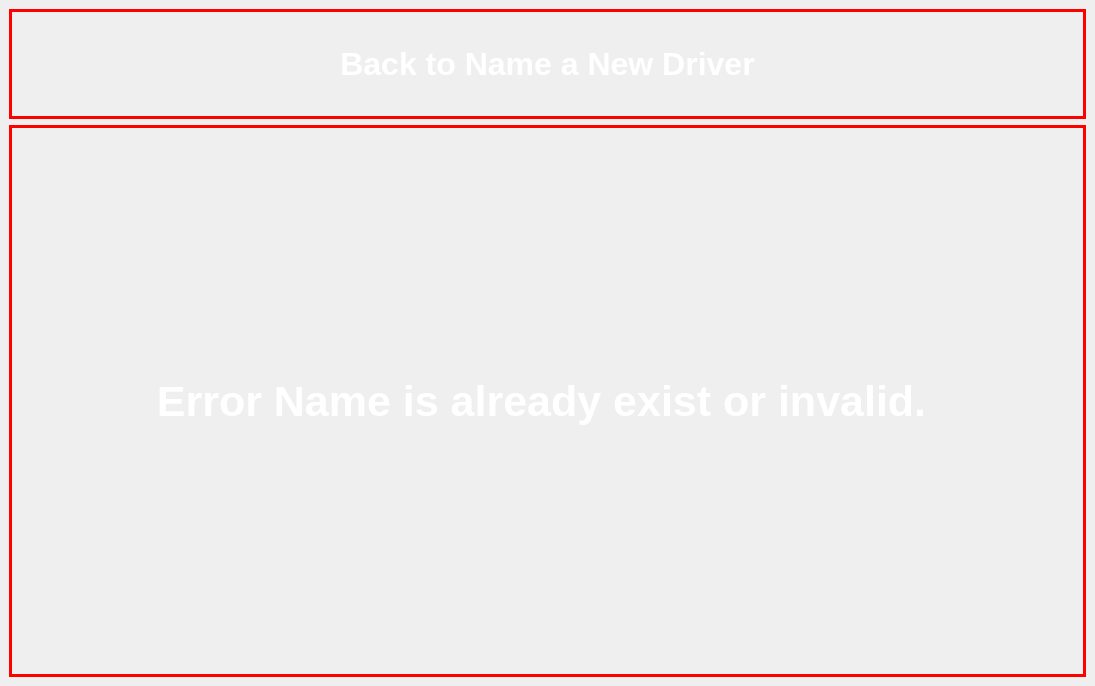
<?xml version="1.0" encoding="UTF-8"?>
<ui version="4.0">
 <class>error</class>
 <widget class="QMainWindow" name="error">
  <property name="geometry">
   <rect>
    <x>0</x>
    <y>0</y>
    <width>1095</width>
    <height>686</height>
   </rect>
  </property>
  <property name="windowTitle">
   <string>error</string>
  </property>
  <property name="styleSheet">
   <string notr="true">background-image: url('/home/phong/Desktop/antitheft/GUI/3/a.jpg');
</string>
  </property>
  <widget class="QWidget" name="centralwidget">
   <layout class="QVBoxLayout" name="verticalLayout" stretch="1,5">
    <item>
     <widget class="QPushButton" name="back">
      <property name="sizePolicy">
       <sizepolicy hsizetype="Preferred" vsizetype="Preferred">
        <horstretch>0</horstretch>
        <verstretch>0</verstretch>
       </sizepolicy>
      </property>
      <property name="font">
       <font>
        <pointsize>24</pointsize>
        <weight>75</weight>
        <italic>false</italic>
        <bold>true</bold>
       </font>
      </property>
      <property name="styleSheet">
       <string notr="true">color: white;
border: 3px solid red;</string>
      </property>
      <property name="text">
       <string>Back to Name a New Driver</string>
      </property>
     </widget>
    </item>
    <item>
     <widget class="QLabel" name="label">
      <property name="font">
       <font>
        <pointsize>32</pointsize>
        <weight>75</weight>
        <italic>false</italic>
        <bold>true</bold>
       </font>
      </property>
      <property name="styleSheet">
       <string notr="true">color: white;
border: 3px solid red;</string>
      </property>
      <property name="text">
       <string>Error Name is already exist or invalid. </string>
      </property>
      <property name="alignment">
       <set>Qt::AlignCenter</set>
      </property>
     </widget>
    </item>
   </layout>
  </widget>
 </widget>
 <resources/>
 <connections/>
</ui>
